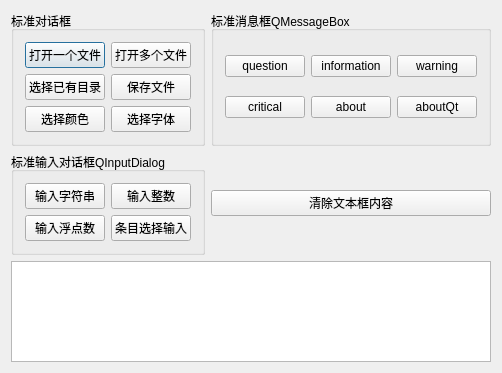
<?xml version="1.0" encoding="UTF-8"?>
<ui version="4.0">
 <class>MyDialog</class>
 <widget class="QDialog" name="MyDialog">
  <property name="geometry">
   <rect>
    <x>0</x>
    <y>0</y>
    <width>467</width>
    <height>373</height>
   </rect>
  </property>
  <property name="windowTitle">
   <string>MyDialog</string>
  </property>
  <layout class="QGridLayout" name="gridLayout_4">
   <item row="0" column="0">
    <widget class="QGroupBox" name="groupBox">
     <property name="title">
      <string>标准对话框</string>
     </property>
     <layout class="QGridLayout" name="gridLayout">
      <item row="0" column="0">
       <widget class="QPushButton" name="pushButton">
        <property name="text">
         <string>打开一个文件</string>
        </property>
       </widget>
      </item>
      <item row="0" column="1">
       <widget class="QPushButton" name="pushButton_2">
        <property name="text">
         <string>打开多个文件</string>
        </property>
       </widget>
      </item>
      <item row="1" column="0">
       <widget class="QPushButton" name="pushButton_4">
        <property name="text">
         <string>选择已有目录</string>
        </property>
       </widget>
      </item>
      <item row="1" column="1">
       <widget class="QPushButton" name="pushButton_3">
        <property name="text">
         <string>保存文件</string>
        </property>
       </widget>
      </item>
      <item row="2" column="0">
       <widget class="QPushButton" name="pushButton_6">
        <property name="text">
         <string>选择颜色</string>
        </property>
       </widget>
      </item>
      <item row="2" column="1">
       <widget class="QPushButton" name="pushButton_5">
        <property name="text">
         <string>选择字体</string>
        </property>
       </widget>
      </item>
     </layout>
    </widget>
   </item>
   <item row="0" column="1">
    <widget class="QGroupBox" name="groupBox_2">
     <property name="title">
      <string>标准消息框QMessageBox</string>
     </property>
     <layout class="QGridLayout" name="gridLayout_2">
      <item row="0" column="0">
       <widget class="QPushButton" name="pushButton_7">
        <property name="text">
         <string>question</string>
        </property>
       </widget>
      </item>
      <item row="0" column="1">
       <widget class="QPushButton" name="pushButton_9">
        <property name="text">
         <string>information</string>
        </property>
       </widget>
      </item>
      <item row="0" column="2">
       <widget class="QPushButton" name="pushButton_10">
        <property name="text">
         <string>warning</string>
        </property>
       </widget>
      </item>
      <item row="1" column="0">
       <widget class="QPushButton" name="pushButton_12">
        <property name="text">
         <string>critical</string>
        </property>
       </widget>
      </item>
      <item row="1" column="1">
       <widget class="QPushButton" name="pushButton_13">
        <property name="text">
         <string>about</string>
        </property>
       </widget>
      </item>
      <item row="1" column="2">
       <widget class="QPushButton" name="pushButton_11">
        <property name="text">
         <string>aboutQt</string>
        </property>
       </widget>
      </item>
     </layout>
    </widget>
   </item>
   <item row="1" column="0">
    <widget class="QGroupBox" name="groupBox_3">
     <property name="title">
      <string>标准输入对话框QInputDialog</string>
     </property>
     <layout class="QGridLayout" name="gridLayout_3">
      <item row="0" column="0">
       <widget class="QPushButton" name="pushButton_14">
        <property name="text">
         <string>输入字符串</string>
        </property>
       </widget>
      </item>
      <item row="0" column="1">
       <widget class="QPushButton" name="pushButton_15">
        <property name="text">
         <string>输入整数</string>
        </property>
       </widget>
      </item>
      <item row="1" column="0">
       <widget class="QPushButton" name="pushButton_16">
        <property name="text">
         <string>输入浮点数</string>
        </property>
       </widget>
      </item>
      <item row="1" column="1">
       <widget class="QPushButton" name="pushButton_17">
        <property name="text">
         <string>条目选择输入</string>
        </property>
       </widget>
      </item>
     </layout>
    </widget>
   </item>
   <item row="1" column="1">
    <widget class="QPushButton" name="pushButton_18">
     <property name="text">
      <string>清除文本框内容</string>
     </property>
    </widget>
   </item>
   <item row="2" column="0" colspan="2">
    <widget class="QPlainTextEdit" name="plainTextEdit">
     <property name="lineWrapMode">
      <enum>QPlainTextEdit::WidgetWidth</enum>
     </property>
    </widget>
   </item>
  </layout>
 </widget>
 <layoutdefault spacing="6" margin="11"/>
 <resources/>
 <connections/>
</ui>
